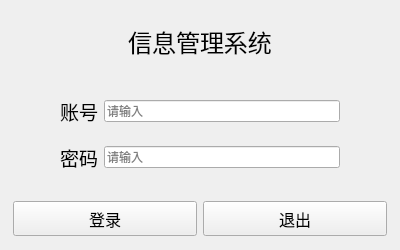
<?xml version="1.0" encoding="UTF-8"?>
<ui version="4.0">
 <class>Page_Logan1</class>
 <widget class="QWidget" name="Page_Logan1">
  <property name="geometry">
   <rect>
    <x>0</x>
    <y>0</y>
    <width>400</width>
    <height>250</height>
   </rect>
  </property>
  <property name="minimumSize">
   <size>
    <width>400</width>
    <height>250</height>
   </size>
  </property>
  <property name="maximumSize">
   <size>
    <width>400</width>
    <height>250</height>
   </size>
  </property>
  <property name="mouseTracking">
   <bool>true</bool>
  </property>
  <property name="windowTitle">
   <string>登录</string>
  </property>
  <property name="windowIcon">
   <iconset resource="res.qrc">
    <normaloff>:/11.jpg</normaloff>:/11.jpg</iconset>
  </property>
  <property name="toolTip">
   <string>这是登录界面</string>
  </property>
  <layout class="QGridLayout" name="gridLayout_3">
   <item row="0" column="0">
    <widget class="QLabel" name="label_3">
     <property name="maximumSize">
      <size>
       <width>16777215</width>
       <height>60</height>
      </size>
     </property>
     <property name="font">
      <font>
       <pointsize>18</pointsize>
      </font>
     </property>
     <property name="text">
      <string>信息管理系统</string>
     </property>
     <property name="alignment">
      <set>Qt::AlignmentFlag::AlignCenter</set>
     </property>
    </widget>
   </item>
   <item row="1" column="0">
    <widget class="QWidget" name="widget_2" native="true">
     <layout class="QGridLayout" name="gridLayout_2">
      <item row="0" column="2">
       <widget class="QLineEdit" name="le_user">
        <property name="maxLength">
         <number>8</number>
        </property>
        <property name="placeholderText">
         <string>请输入</string>
        </property>
       </widget>
      </item>
      <item row="0" column="3">
       <spacer name="horizontalSpacer">
        <property name="orientation">
         <enum>Qt::Orientation::Horizontal</enum>
        </property>
        <property name="sizeType">
         <enum>QSizePolicy::Policy::Minimum</enum>
        </property>
        <property name="sizeHint" stdset="0">
         <size>
          <width>40</width>
          <height>20</height>
         </size>
        </property>
       </spacer>
      </item>
      <item row="1" column="3">
       <spacer name="horizontalSpacer_2">
        <property name="orientation">
         <enum>Qt::Orientation::Horizontal</enum>
        </property>
        <property name="sizeType">
         <enum>QSizePolicy::Policy::Minimum</enum>
        </property>
        <property name="sizeHint" stdset="0">
         <size>
          <width>40</width>
          <height>20</height>
         </size>
        </property>
       </spacer>
      </item>
      <item row="0" column="1">
       <widget class="QLabel" name="lb1">
        <property name="font">
         <font>
          <pointsize>14</pointsize>
         </font>
        </property>
        <property name="text">
         <string>账号</string>
        </property>
        <property name="textFormat">
         <enum>Qt::TextFormat::AutoText</enum>
        </property>
       </widget>
      </item>
      <item row="1" column="2">
       <widget class="QLineEdit" name="lineEdit_2">
        <property name="maxLength">
         <number>8</number>
        </property>
        <property name="echoMode">
         <enum>QLineEdit::EchoMode::Password</enum>
        </property>
        <property name="placeholderText">
         <string>请输入</string>
        </property>
       </widget>
      </item>
      <item row="1" column="1">
       <widget class="QLabel" name="lb2">
        <property name="font">
         <font>
          <pointsize>14</pointsize>
         </font>
        </property>
        <property name="text">
         <string>密码</string>
        </property>
        <property name="alignment">
         <set>Qt::AlignmentFlag::AlignRight|Qt::AlignmentFlag::AlignTrailing|Qt::AlignmentFlag::AlignVCenter</set>
        </property>
       </widget>
      </item>
      <item row="0" column="0">
       <spacer name="horizontalSpacer_3">
        <property name="orientation">
         <enum>Qt::Orientation::Horizontal</enum>
        </property>
        <property name="sizeType">
         <enum>QSizePolicy::Policy::Minimum</enum>
        </property>
        <property name="sizeHint" stdset="0">
         <size>
          <width>40</width>
          <height>20</height>
         </size>
        </property>
       </spacer>
      </item>
      <item row="1" column="0">
       <spacer name="horizontalSpacer_4">
        <property name="orientation">
         <enum>Qt::Orientation::Horizontal</enum>
        </property>
        <property name="sizeType">
         <enum>QSizePolicy::Policy::Minimum</enum>
        </property>
        <property name="sizeHint" stdset="0">
         <size>
          <width>40</width>
          <height>20</height>
         </size>
        </property>
       </spacer>
      </item>
     </layout>
    </widget>
   </item>
   <item row="2" column="0">
    <widget class="QWidget" name="widget" native="true">
     <property name="maximumSize">
      <size>
       <width>16777215</width>
       <height>40</height>
      </size>
     </property>
     <layout class="QGridLayout" name="gridLayout">
      <property name="leftMargin">
       <number>2</number>
      </property>
      <property name="topMargin">
       <number>0</number>
      </property>
      <property name="rightMargin">
       <number>2</number>
      </property>
      <property name="bottomMargin">
       <number>0</number>
      </property>
      <property name="horizontalSpacing">
       <number>6</number>
      </property>
      <property name="verticalSpacing">
       <number>0</number>
      </property>
      <item row="0" column="0">
       <widget class="QPushButton" name="btn_logan">
        <property name="minimumSize">
         <size>
          <width>0</width>
          <height>35</height>
         </size>
        </property>
        <property name="font">
         <font>
          <pointsize>12</pointsize>
         </font>
        </property>
        <property name="text">
         <string>登录</string>
        </property>
       </widget>
      </item>
      <item row="0" column="1">
       <widget class="QPushButton" name="btn_exit">
        <property name="minimumSize">
         <size>
          <width>0</width>
          <height>35</height>
         </size>
        </property>
        <property name="maximumSize">
         <size>
          <width>16777215</width>
          <height>35</height>
         </size>
        </property>
        <property name="font">
         <font>
          <pointsize>12</pointsize>
         </font>
        </property>
        <property name="text">
         <string>退出</string>
        </property>
       </widget>
      </item>
     </layout>
    </widget>
   </item>
  </layout>
 </widget>
 <resources>
  <include location="res.qrc"/>
 </resources>
 <connections/>
</ui>
